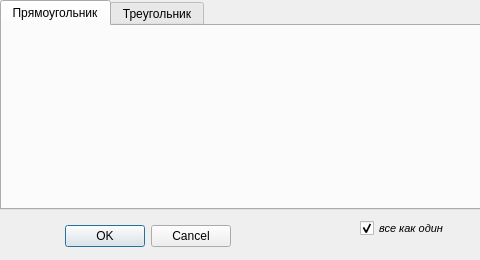
<?xml version="1.0" encoding="UTF-8"?>
<ui version="4.0">
 <class>Dialog</class>
 <widget class="QDialog" name="Dialog">
  <property name="geometry">
   <rect>
    <x>0</x>
    <y>0</y>
    <width>480</width>
    <height>260</height>
   </rect>
  </property>
  <property name="windowTitle">
   <string>Создание фигуры</string>
  </property>
  <widget class="QDialogButtonBox" name="buttonBox">
   <property name="geometry">
    <rect>
     <x>20</x>
     <y>220</y>
     <width>211</width>
     <height>32</height>
    </rect>
   </property>
   <property name="orientation">
    <enum>Qt::Horizontal</enum>
   </property>
   <property name="standardButtons">
    <set>QDialogButtonBox::Cancel|QDialogButtonBox::Ok</set>
   </property>
  </widget>
  <widget class="QTabWidget" name="tabWidget">
   <property name="geometry">
    <rect>
     <x>0</x>
     <y>0</y>
     <width>481</width>
     <height>210</height>
    </rect>
   </property>
   <property name="currentIndex">
    <number>0</number>
   </property>
   <widget class="QWidget" name="tab_rectangle">
    <attribute name="title">
     <string>Прямоугольник</string>
    </attribute>
   </widget>
   <widget class="QWidget" name="tab_2">
    <attribute name="title">
     <string>Треугольник</string>
    </attribute>
   </widget>
  </widget>
  <widget class="QCheckBox" name="manual_air">
   <property name="geometry">
    <rect>
     <x>360</x>
     <y>220</y>
     <width>101</width>
     <height>16</height>
    </rect>
   </property>
   <property name="font">
    <font>
     <pointsize>8</pointsize>
     <italic>true</italic>
    </font>
   </property>
   <property name="toolTip">
    <string>&lt;html&gt;&lt;head/&gt;&lt;body&gt;&lt;p align=&quot;center&quot;&gt;Вручную назначать количество воздушных узлов для каждой из сторон&lt;/p&gt;&lt;/body&gt;&lt;/html&gt;</string>
   </property>
   <property name="text">
    <string>все как один</string>
   </property>
   <property name="iconSize">
    <size>
     <width>16</width>
     <height>16</height>
    </size>
   </property>
   <property name="checked">
    <bool>true</bool>
   </property>
  </widget>
 </widget>
 <resources/>
 <connections>
  <connection>
   <sender>buttonBox</sender>
   <signal>accepted()</signal>
   <receiver>Dialog</receiver>
   <slot>accept()</slot>
   <hints>
    <hint type="sourcelabel">
     <x>248</x>
     <y>254</y>
    </hint>
    <hint type="destinationlabel">
     <x>157</x>
     <y>274</y>
    </hint>
   </hints>
  </connection>
  <connection>
   <sender>buttonBox</sender>
   <signal>rejected()</signal>
   <receiver>Dialog</receiver>
   <slot>reject()</slot>
   <hints>
    <hint type="sourcelabel">
     <x>316</x>
     <y>260</y>
    </hint>
    <hint type="destinationlabel">
     <x>286</x>
     <y>274</y>
    </hint>
   </hints>
  </connection>
 </connections>
</ui>
